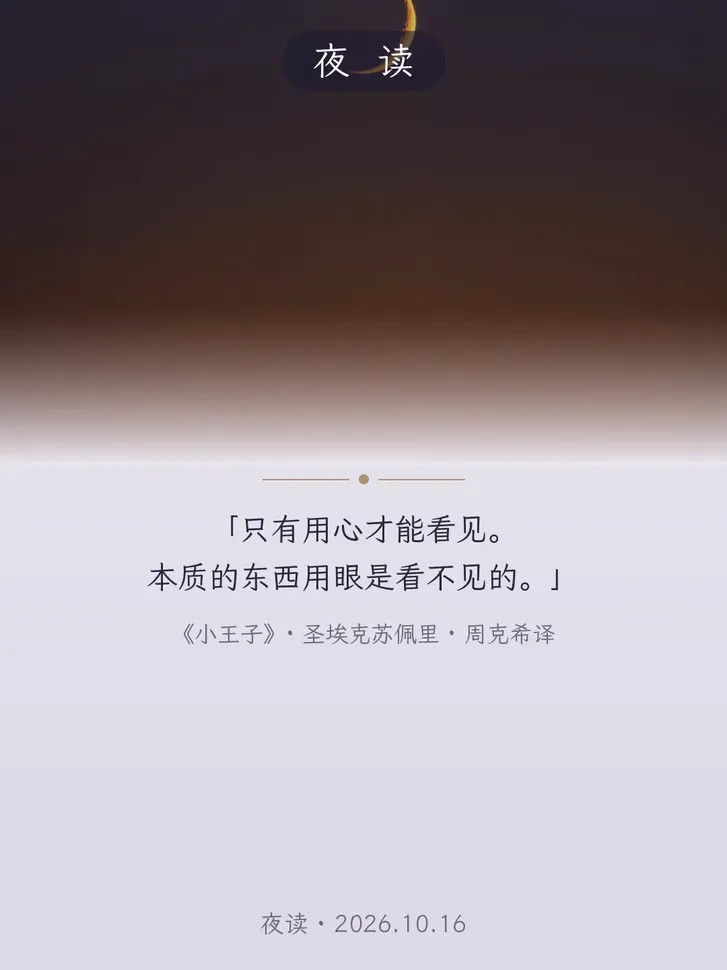
#> input picture img/2026-01-01-测试.webp, 727 x 970 px, shrunk from 1080 x 1440 before the run
$ python -i webpconv.py   (imports and definitions only)
#> lines starting #> are read from the running program, lines starting #| are printed output that depends on the picture
#> in convert, im is the input picture: PIL image 727x970 RGB; mean R, G, B 155.5, 145.1, 151.5
"""Convert a card to WebP at original pixel size. Picks the lowest quality in QS
whose SSIM (luma, 8x8 blocks) >= MIN_SSIM, defaulting to the highest."""
import io,numpy as np
from PIL import Image
QS=(82,85,88,90,92,95); MIN_SSIM=0.985
def _ssim(a,b):
    a=np.asarray(a.convert('L'),np.float64); b=np.asarray(b.convert('L'),np.float64)
#> after `a = np.asarray(a.convert('L'), np.float64)`:
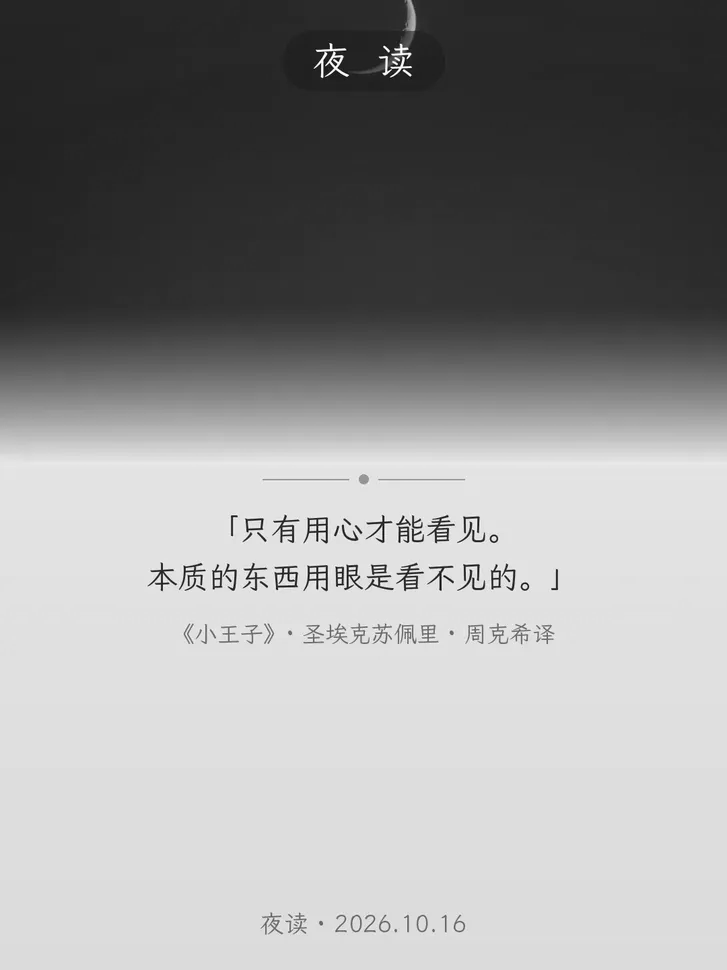
#> a: shape (970, 727) float64; min 4, max 255, mean 148.9
    h,w=(a.shape[0]//8)*8,(a.shape[1]//8)*8
#> h = 968; w = 720
    a=a[:h,:w].reshape(h//8,8,w//8,8); b=b[:h,:w].reshape(h//8,8,w//8,8)
    ma,mb=a.mean((1,3)),b.mean((1,3)); va,vb=a.var((1,3)),b.var((1,3))
#> after `ma, mb = (a.mean((1, 3)), b.mean((1, 3)))`:
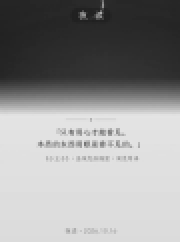
#> ma: shape (121, 90) float64 (shown 2 times larger); min 32, max 228.9, mean 148.8
#> after `va, vb = (a.var((1, 3)), b.var((1, 3)))`:
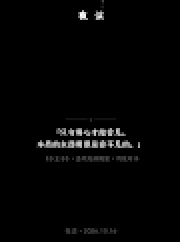
#> va: shape (121, 90) float64 (shown 2 times larger); min 0, max 8891.9, mean 157.3; drawn with min black and max white
    cov=((a-ma[:,None,:,None])*(b-mb[:,None,:,None])).mean((1,3))
    c1,c2=(.01*255)**2,(.03*255)**2
    return float((((2*ma*mb+c1)*(2*cov+c2))/((ma**2+mb**2+c1)*(va+vb+c2))).mean())
def convert(src,dst):
    im=Image.open(src); im.load()
    im=im.convert('RGBA' if im.mode in('RGBA','LA','P') and 'A' in im.getbands() or im.mode=='P' else 'RGB')
    if im.mode=='RGBA' and im.getextrema()[3][0]==255: im=im.convert('RGB')
    best=None
    for q in QS:
        buf=io.BytesIO(); im.save(buf,'WEBP',quality=q,method=6,sharp_yuv=True)
        s=_ssim(im.convert('RGB'),Image.open(io.BytesIO(buf.getvalue())).convert('RGB'))
#> s = 0.998
        best=(q,s,buf.getvalue())
        if s>=MIN_SSIM: break
    open(dst,'wb').write(best[2])
    return dict(w=im.width,h=im.height,q=best[0],ssim=round(best[1],4),bytes=len(best[2]))

>>> result = convert('img/2026-01-01-测试.webp', 'out.png')
#> result = {'w': 727, 'h': 970, 'q': 82, 'ssim': 0.998, 'bytes': 13422}

$ run again, on img/2026-10-16-午读-trial.webp
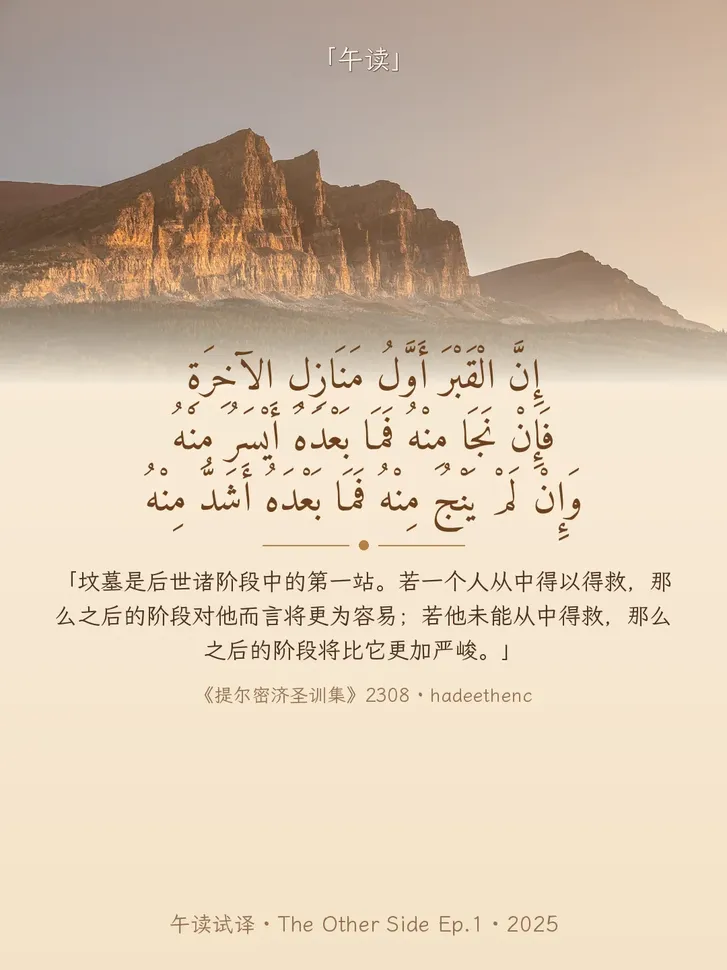
#> input picture img/2026-10-16-午读-trial.webp, 727 x 970 px, shrunk from 1080 x 1440 before the run
#> in convert, im is the input picture: PIL image 727x970 RGB; mean R, G, B 216.6, 198.7, 177.2
#> in _ssim, `ma, mb = (a.mean((1, 3)), b.mean((1, 3)))`:
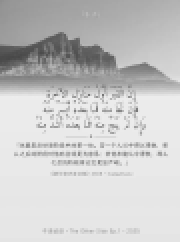
#> ma: shape (121, 90) float64 (shown 2 times larger); min 72.25, max 237.6, mean 201.4
#> in _ssim, `va, vb = (a.var((1, 3)), b.var((1, 3)))`:
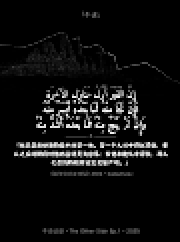
#> va: shape (121, 90) float64 (shown 2 times larger); min 0, max 5886.3, mean 363.5; drawn with min black and max white
#> s = 0.997
#> result = {'w': 727, 'h': 970, 'q': 82, 'ssim': 0.997, 'bytes': 45208}

$ run again, on img/2026-10-16-午读.webp
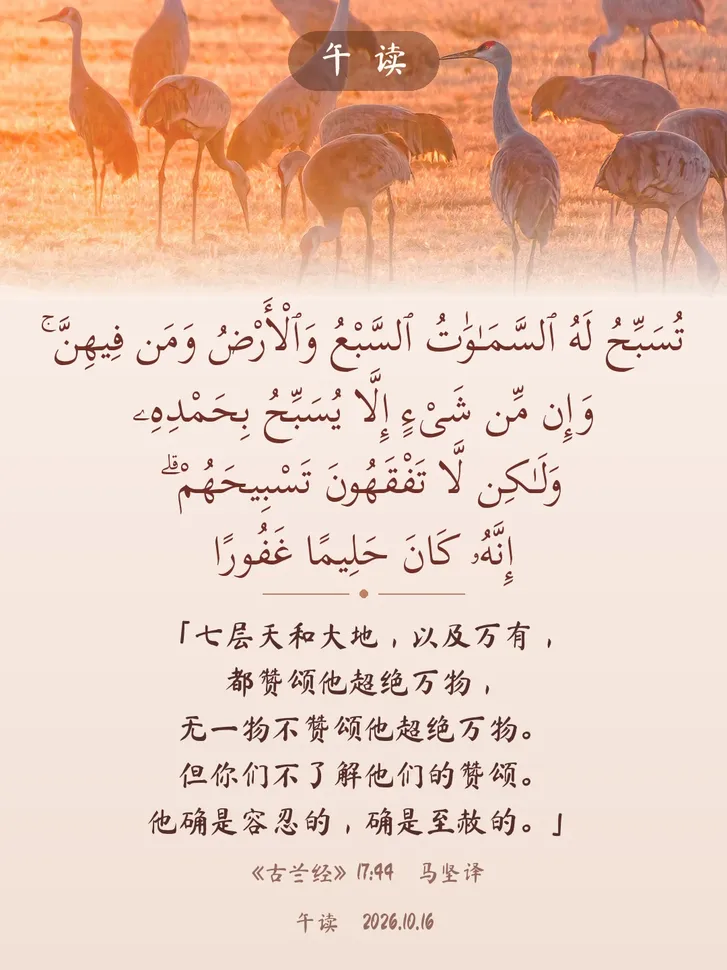
#> input picture img/2026-10-16-午读.webp, 727 x 970 px, shrunk from 1080 x 1440 before the run
#> in convert, im is the input picture: PIL image 727x970 RGB; mean R, G, B 232.5, 201.2, 184.2
#> in _ssim, `ma, mb = (a.mean((1, 3)), b.mean((1, 3)))`:
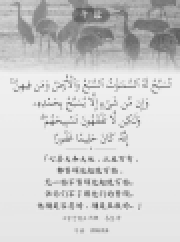
#> ma: shape (121, 90) float64 (shown 2 times larger); min 90.94, max 241.2, mean 208.6
#> in _ssim, `va, vb = (a.var((1, 3)), b.var((1, 3)))`:
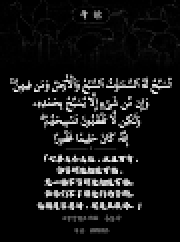
#> va: shape (121, 90) float64 (shown 2 times larger); min 0, max 7100.2, mean 574.1; drawn with min black and max white
#> s = 0.996
#> result = {'w': 727, 'h': 970, 'q': 82, 'ssim': 0.996, 'bytes': 65098}
